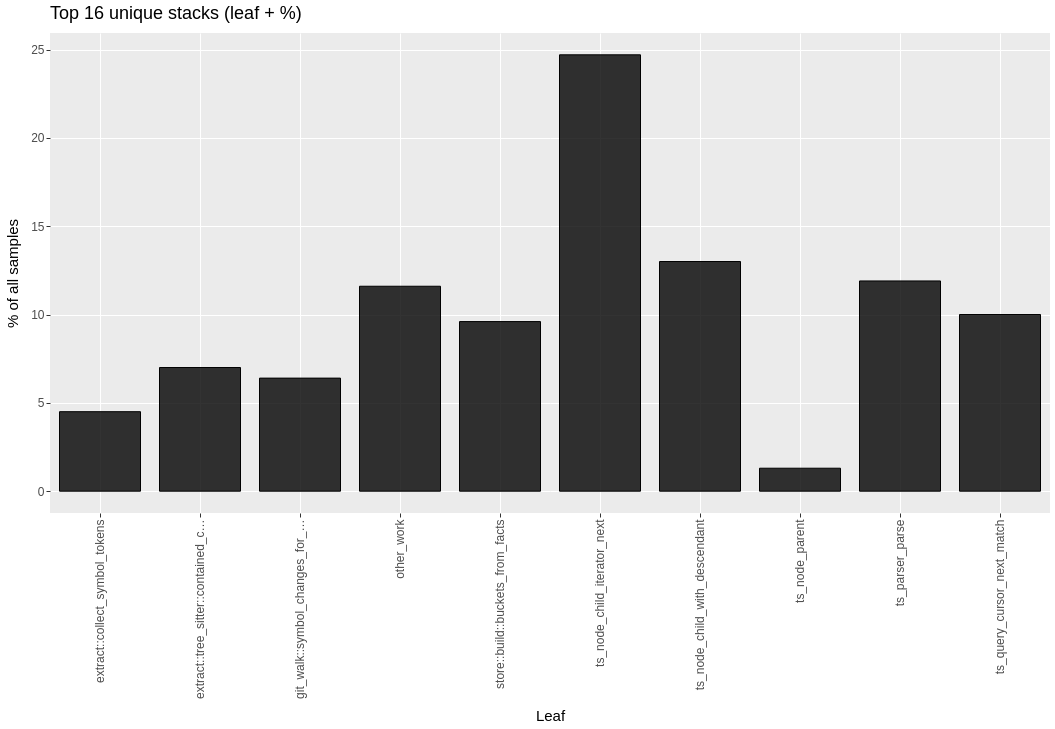

Write notebook code for a chart like this one.
### Code cell
SELECT leaf, samples, depth, pct
FROM read_parquet('../../../build/turso-analysis/hot_stacks.parquet')
ORDER BY pct DESC

### Figure 1 — Vega-Lite specification as saved in the notebook (floating-point values rounded to 4 significant figures)
{"$schema": "https://vega.github.io/schema/vega-lite/v6.json", "config": {"axis": {"domain": false, "grid": true, "gridColor": "#FFFFFF", "gridWidth": 1, "labelColor": "#4D4D4D", "labelFontSize": 12, "tickColor": "#333333", "tickSize": 4, "titleColor": "#000000", "titleFontSize": 15, "titleFontWeight": "normal", "titlePadding": 10}, "header": {"labelColor": "#000000", "labelFontSize": 15, "labelFontWeight": "normal", "labelPadding": 5, "title": null}, "legend": {"labelColor": "#4D4D4D", "labelFontSize": 12, "rowPadding": 6, "titleColor": "#000000", "titleFontSize": 15, "titleFontWeight": "normal", "titlePadding": 8}, "title": {"anchor": "start", "color": "#000000", "fontSize": 18, "fontWeight": "normal", "frame": "group", "offset": 10, "subtitleColor": "#4D4D4D", "subtitleFontSize": 15, "subtitleFontWeight": "normal"}, "view": {"continuousHeight": 300, "continuousWidth": 300, "fill": "#EBEBEB", "stroke": null}}, "data": {"name": "data-f5e91a540db654676dcc028aa8291bf0"}, "datasets": {"data-f5e91a540db654676dcc028aa8291bf0": [{"__ggsql_aes_pos1__": "extract::collect_symbol_tokens", "__ggsql_aes_pos2__": 4.5, "__ggsql_aes_pos2end__": 0.0, "__ggsql_row_index__": 0, "__ggsql_source__": "__ggsql_layer_0__"}, {"__ggsql_aes_pos1__": "extract::tree_sitter::contained_capture_text", "__ggsql_aes_pos2__": 7.0, "__ggsql_aes_pos2end__": 0.0, "__ggsql_row_index__": 1, "__ggsql_source__": "__ggsql_layer_0__"}, {"__ggsql_aes_pos1__": "git_walk::symbol_changes_for_commit", "__ggsql_aes_pos2__": 6.4, "__ggsql_aes_pos2end__": 0.0, "__ggsql_row_index__": 2, "__ggsql_source__": "__ggsql_layer_0__"}, {"__ggsql_aes_pos1__": "other_work", "__ggsql_aes_pos2__": 11.6, "__ggsql_aes_pos2end__": 0.0, "__ggsql_row_index__": 3, "__ggsql_source__": "__ggsql_layer_0__"}, {"__ggsql_aes_pos1__": "store::build::buckets_from_facts", "__ggsql_aes_pos2__": 9.6, "__ggsql_aes_pos2end__": 0.0, "__ggsql_row_index__": 4, "__ggsql_source__": "__ggsql_layer_0__"}, {"__ggsql_aes_pos1__": "ts_node_child_iterator_next", "__ggsql_aes_pos2__": 24.7, "__ggsql_aes_pos2end__": 0.0, "__ggsql_row_index__": 5, "__ggsql_source__": "__ggsql_layer_0__"}, {"__ggsql_aes_pos1__": "ts_node_child_with_descendant", "__ggsql_aes_pos2__": 13.0, "__ggsql_aes_pos2end__": 0.0, "__ggsql_row_index__": 6, "__ggsql_source__": "__ggsql_layer_0__"}, {"__ggsql_aes_pos1__": "ts_node_parent", "__ggsql_aes_pos2__": 1.3, "__ggsql_aes_pos2end__": 0.0, "__ggsql_row_index__": 7, "__ggsql_source__": "__ggsql_layer_0__"}, {"__ggsql_aes_pos1__": "ts_parser_parse", "__ggsql_aes_pos2__": 11.9, "__ggsql_aes_pos2end__": 0.0, "__ggsql_row_index__": 8, "__ggsql_source__": "__ggsql_layer_0__"}, {"__ggsql_aes_pos1__": "ts_query_cursor_next_match", "__ggsql_aes_pos2__": 10.0, "__ggsql_aes_pos2end__": 0.0, "__ggsql_row_index__": 9, "__ggsql_source__": "__ggsql_layer_0__"}]}, "height": 480, "layer": [{"encoding": {"fill": {"value": "black"}, "fillOpacity": {"value": 0.8}, "stroke": {"value": "black"}, "x": {"axis": {"labelExpr": "datum.label == 'ts_parser_parse' ? 'ts_parser_parse' : datum.label == 'git_walk::symbol_changes_for_commit' ? 'git_walk::symbol_changes_for_commit' : datum.label == 'ts_node_child_iterator_next' ? 'ts_node_child_iterator_next' : datum.label == 'extract::collect_symbol_tokens' ? 'extract::collect_symbol_tokens' : datum.label == 'store::build::buckets_from_facts' ? 'store::build::buckets_from_facts' : datum.label == 'ts_query_cursor_next_match' ? 'ts_query_cursor_next_match' : datum.label == 'extract::tree_sitter::contained_capture_text' ? 'extract::tree_sitter::contained_capture_text' : datum.label == 'ts_node_child_with_descendant' ? 'ts_node_child_with_descendant' : datum.label == 'other_work' ? 'other_work' : datum.label == 'ts_node_parent' ? 'ts_node_parent' : datum.label"}, "field": "__ggsql_aes_pos1__", "scale": {"domain": ["extract::collect_symbol_tokens", "extract::tree_sitter::contained_capture_text", "git_walk::symbol_changes_for_commit", "other_work", "store::build::buckets_from_facts", "ts_node_child_iterator_next", "ts_node_child_with_descendant", "ts_node_parent", "ts_parser_parse", "ts_query_cursor_next_match"], "zero": false}, "title": "Leaf", "type": "nominal"}, "y": {"axis": {"labelExpr": "datum.label == '25' ? '25' : datum.label == '0' ? '0' : datum.label == '5' ? '5' : datum.label == '15' ? '15' : datum.label == '20' ? '20' : datum.label == '10' ? '10' : datum.label", "values": [0.0, 5.0, 10.0, 15.0, 20.0, 25.0]}, "field": "__ggsql_aes_pos2__", "scale": {"domain": [-1.235, 25.93], "zero": false}, "stack": null, "title": "% of all samples", "type": "quantitative"}, "y2": {"field": "__ggsql_aes_pos2end__"}}, "mark": {"align": "center", "clip": true, "type": "bar", "width": {"expr": "bandwidth('x') * 0.9"}}, "transform": [{"filter": {"equal": "__ggsql_layer_0__", "field": "__ggsql_source__"}}]}], "title": "Top 16 unique stacks (leaf + %)", "width": 1000, "autosize": {"type": "pad", "contains": "padding"}}
